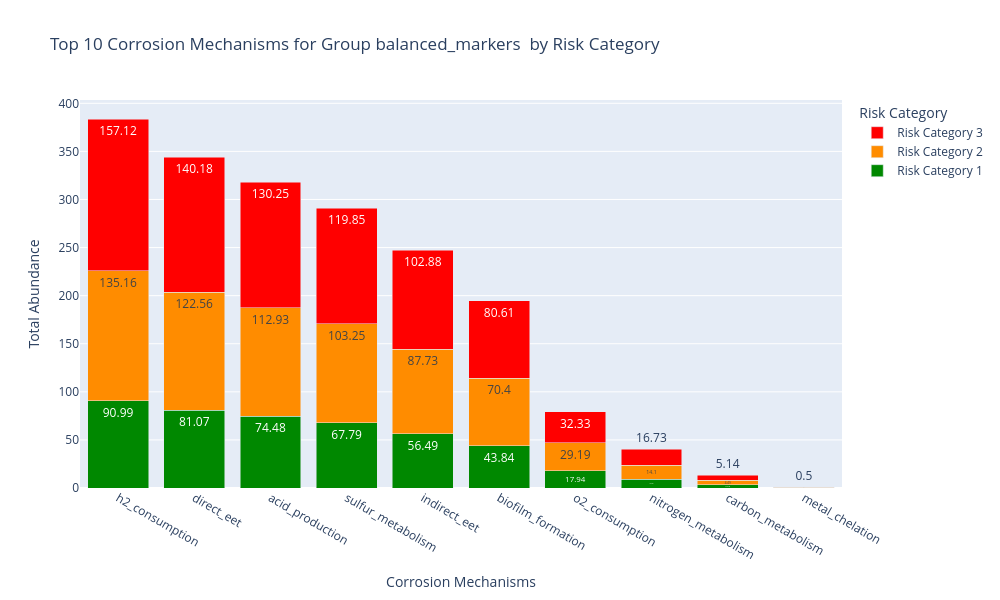
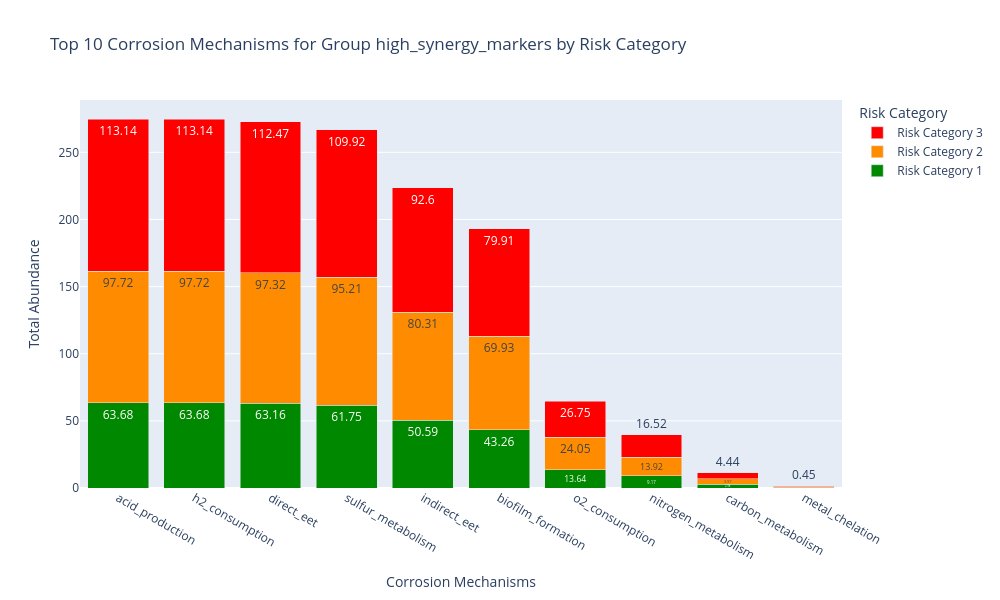

Source (notebook cell) for these figures, in order:
### Code cell
fig1= plot_mechanism_distribution(balanced_markers , "balanced_markers ", cs.corrosion_mechanisms)
fig1.show()
plt.savefig("/home/beatriz/SharedFolder/Visualisations/mech_11.png", dpi=300, bbox_inches='tight')
fig2 = plot_mechanism_distribution(high_synergy_markers , "high_synergy_markers", cs.corrosion_mechanisms)
plt.savefig("/home/beatriz/SharedFolder/Visualisations/mech_12.png", dpi=300, bbox_inches='tight')
fig2.show()

### Figure 1 — Plotly figure (JSON) as saved in the notebook; plotly's stock layout.template omitted (floating-point values rounded to 4 significant figures)
{"data": [{"marker": {"color": "#008800"}, "name": "Risk Category 1", "text": [90.99, 81.07, 74.48, 67.79, 56.49, 43.84, 17.94, 9.32, 3.59, 0.36], "textposition": "auto", "type": "bar", "x": ["h2_consumption", "direct_eet", "acid_production", "sulfur_metabolism", "indirect_eet", "biofilm_formation", "o2_consumption", "nitrogen_metabolism", "carbon_metabolism", "metal_chelation"], "y": [90.99, 81.07, 74.48, 67.79, 56.49, 43.84, 17.94, 9.321, 3.592, 0.3554]}, {"marker": {"color": "#FF8C00"}, "name": "Risk Category 2", "text": [135.2, 122.6, 112.9, 103.2, 87.73, 70.4, 29.19, 14.1, 4.49, 0.67], "textposition": "auto", "type": "bar", "x": ["h2_consumption", "direct_eet", "acid_production", "sulfur_metabolism", "indirect_eet", "biofilm_formation", "o2_consumption", "nitrogen_metabolism", "carbon_metabolism", "metal_chelation"], "y": [135.2, 122.6, 112.9, 103.2, 87.73, 70.4, 29.19, 14.1, 4.49, 0.668]}, {"marker": {"color": "#FF0000"}, "name": "Risk Category 3", "text": [157.1, 140.2, 130.2, 119.8, 102.9, 80.61, 32.33, 16.73, 5.14, 0.5], "textposition": "auto", "type": "bar", "x": ["h2_consumption", "direct_eet", "acid_production", "sulfur_metabolism", "indirect_eet", "biofilm_formation", "o2_consumption", "nitrogen_metabolism", "carbon_metabolism", "metal_chelation"], "y": [157.1, 140.2, 130.3, 119.9, 102.9, 80.61, 32.33, 16.73, 5.139, 0.5034]}], "layout": {"barmode": "stack", "height": 600, "hovermode": "x", "legend": {"title": {"text": "Risk Category"}}, "title": {"text": "Top 10 Corrosion Mechanisms for Group balanced_markers  by Risk Category"}, "width": 1000, "xaxis": {"title": {"text": "Corrosion Mechanisms"}}, "yaxis": {"title": {"text": "Total Abundance"}}}}

### Figure 2 — Plotly figure (JSON) as saved in the notebook; plotly's stock layout.template omitted (floating-point values rounded to 4 significant figures)
{"data": [{"marker": {"color": "#008800"}, "name": "Risk Category 1", "text": [63.68, 63.68, 63.16, 61.75, 50.59, 43.26, 13.64, 9.17, 2.98, 0.36], "textposition": "auto", "type": "bar", "x": ["acid_production", "h2_consumption", "direct_eet", "sulfur_metabolism", "indirect_eet", "biofilm_formation", "o2_consumption", "nitrogen_metabolism", "carbon_metabolism", "metal_chelation"], "y": [63.68, 63.68, 63.16, 61.75, 50.59, 43.26, 13.64, 9.169, 2.979, 0.3554]}, {"marker": {"color": "#FF8C00"}, "name": "Risk Category 2", "text": [97.72, 97.72, 97.32, 95.21, 80.31, 69.93, 24.05, 13.92, 3.97, 0.64], "textposition": "auto", "type": "bar", "x": ["acid_production", "h2_consumption", "direct_eet", "sulfur_metabolism", "indirect_eet", "biofilm_formation", "o2_consumption", "nitrogen_metabolism", "carbon_metabolism", "metal_chelation"], "y": [97.72, 97.72, 97.32, 95.21, 80.31, 69.93, 24.05, 13.92, 3.968, 0.6427]}, {"marker": {"color": "#FF0000"}, "name": "Risk Category 3", "text": [113.1, 113.1, 112.5, 109.9, 92.6, 79.91, 26.75, 16.52, 4.44, 0.45], "textposition": "auto", "type": "bar", "x": ["acid_production", "h2_consumption", "direct_eet", "sulfur_metabolism", "indirect_eet", "biofilm_formation", "o2_consumption", "nitrogen_metabolism", "carbon_metabolism", "metal_chelation"], "y": [113.1, 113.1, 112.5, 109.9, 92.6, 79.91, 26.75, 16.52, 4.442, 0.4464]}], "layout": {"barmode": "stack", "height": 600, "hovermode": "x", "legend": {"title": {"text": "Risk Category"}}, "title": {"text": "Top 10 Corrosion Mechanisms for Group high_synergy_markers by Risk Category"}, "width": 1000, "xaxis": {"title": {"text": "Corrosion Mechanisms"}}, "yaxis": {"title": {"text": "Total Abundance"}}}}
